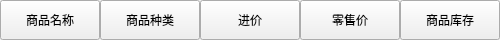
<?xml version="1.0" encoding="UTF-8"?>
<ui version="4.0">
 <class>goodsItemsInfo</class>
 <widget class="QWidget" name="goodsItemsInfo">
  <property name="geometry">
   <rect>
    <x>0</x>
    <y>0</y>
    <width>500</width>
    <height>40</height>
   </rect>
  </property>
  <property name="windowTitle">
   <string>Form</string>
  </property>
  <widget class="QPushButton" name="pushButton">
   <property name="geometry">
    <rect>
     <x>0</x>
     <y>0</y>
     <width>100</width>
     <height>40</height>
    </rect>
   </property>
   <property name="text">
    <string>商品名称</string>
   </property>
  </widget>
  <widget class="QPushButton" name="pushButton_2">
   <property name="geometry">
    <rect>
     <x>100</x>
     <y>0</y>
     <width>100</width>
     <height>40</height>
    </rect>
   </property>
   <property name="text">
    <string>商品种类</string>
   </property>
  </widget>
  <widget class="QPushButton" name="pushButton_3">
   <property name="geometry">
    <rect>
     <x>200</x>
     <y>0</y>
     <width>100</width>
     <height>40</height>
    </rect>
   </property>
   <property name="text">
    <string>进价</string>
   </property>
  </widget>
  <widget class="QPushButton" name="pushButton_4">
   <property name="geometry">
    <rect>
     <x>300</x>
     <y>0</y>
     <width>100</width>
     <height>40</height>
    </rect>
   </property>
   <property name="text">
    <string>零售价</string>
   </property>
  </widget>
  <widget class="QPushButton" name="pushButton_5">
   <property name="geometry">
    <rect>
     <x>400</x>
     <y>0</y>
     <width>100</width>
     <height>40</height>
    </rect>
   </property>
   <property name="text">
    <string>商品库存</string>
   </property>
  </widget>
 </widget>
 <resources/>
 <connections/>
</ui>
